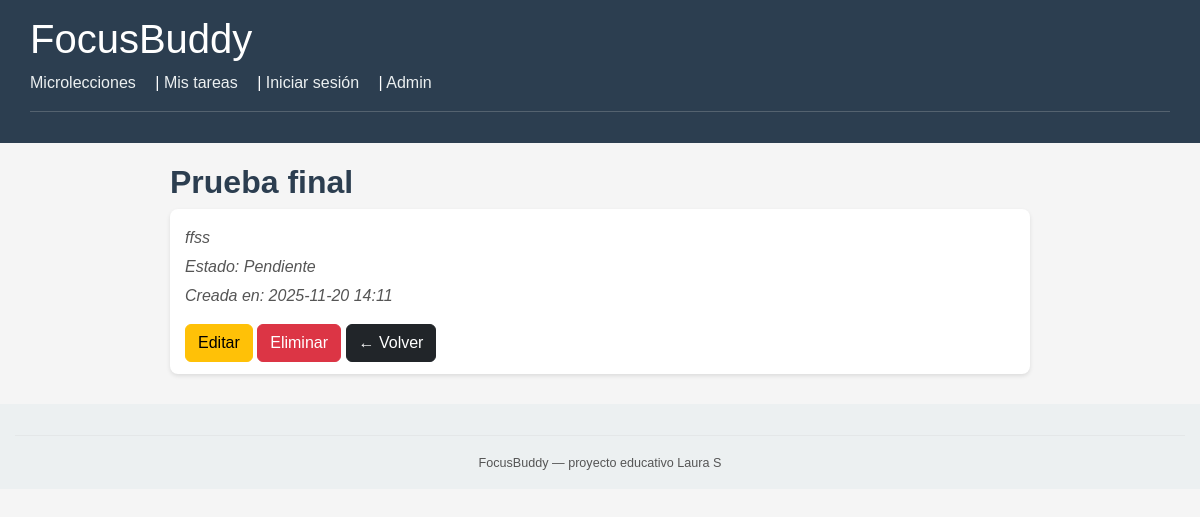
Before: /tareas/23/ with the older database file.
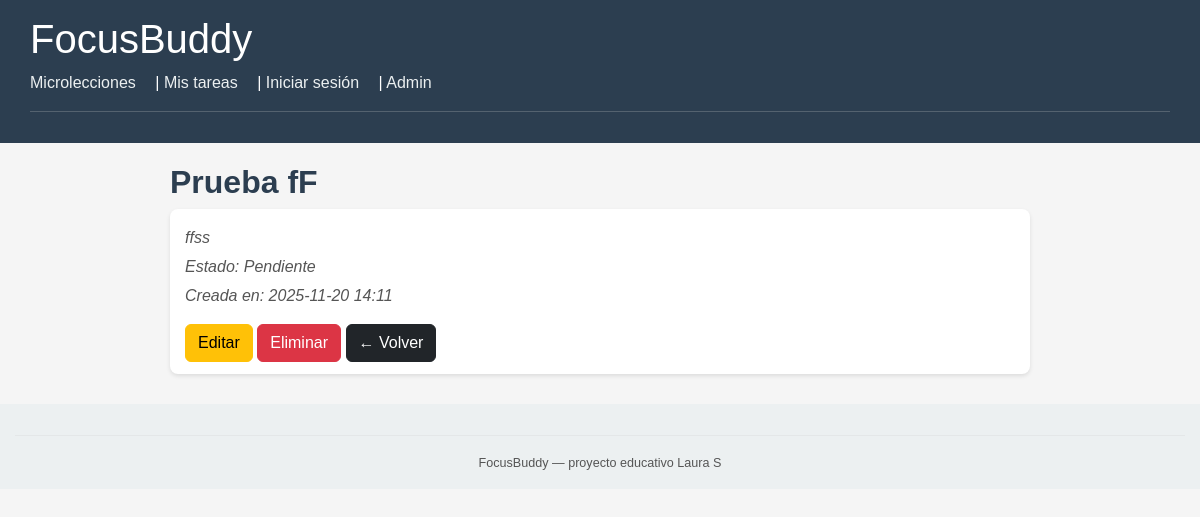
After: the same page with the newer database file.
### core/models.py (models this page shows, shortened)
class Tarea(models.Model):
    usuario = models.ForeignKey(
        Usuario,
        on_delete=models.CASCADE,
        related_name='tareas',
        null=True,
        blank=True
    )
    titulo = models.CharField(max_length=200)
    descripcion = models.TextField(blank=True)
    minutos_estimados = models.PositiveIntegerField(default=25)
    completada = models.BooleanField(default=False)
    creada_en = models.DateTimeField(auto_now_add=True)

### core/views.py (the view)
# urls.py: path('tareas/<int:tarea_id>/', views.DetalleTareaView.as_view(), name='detalle_tarea'),
class DetalleTareaView(DetailView):
    model = Tarea
    template_name = 'core/detalle_tarea.html'
    pk_url_kwarg = 'tarea_id'

### core/templates/core/detalle_tarea.html
{% extends "core/base.html" %}
{% block content %}
<h2>{{ tarea.titulo }}</h2>
<li style="list-style: none;">
<p>{{ tarea.descripcion }}</p>
<p>
  Estado:
  {% if tarea.completada %}
    ✔ Completada
  {% else %}
    Pendiente
  {% endif %}
</p>
<p>Creada en: {{ tarea.creada_en|date:"Y-m-d H:i" }}</p>
<div class="mt-3">
  <a href="{% url 'core:editar_tarea' tarea.id %}" class="btn btn-warning">Editar</a>
  <a href="{% url 'core:eliminar_tarea' tarea.id %}" class="btn btn-danger">Eliminar</a>
  <a href="{% url 'core:lista_tareas' %}" class="btn btn-dark">← Volver</a>
</div>
</li>
{% endblock %}

Changed rows visible on the page:
changed Tarea "ffss": titulo "Prueba final" → "Prueba fF"
